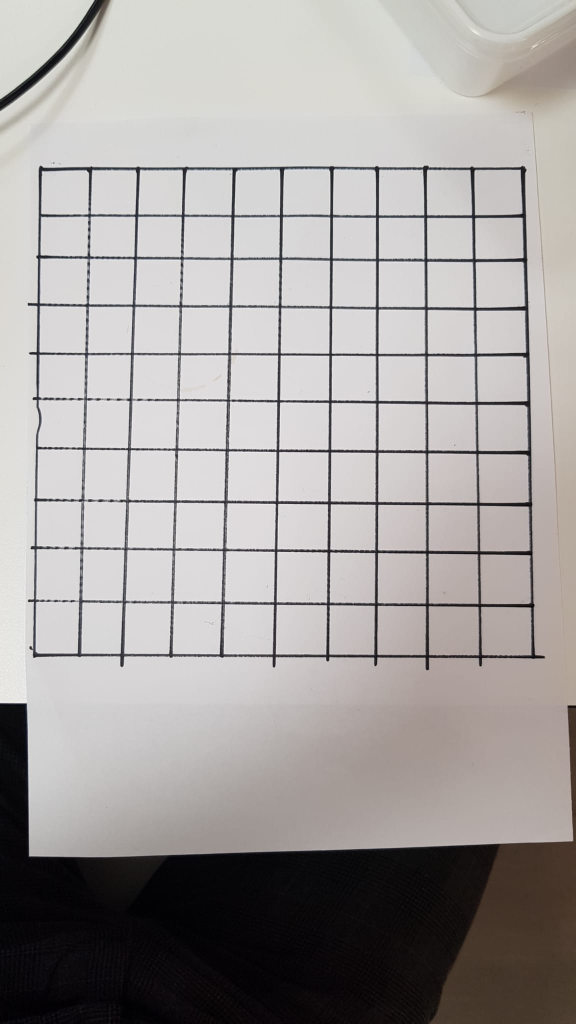
#> input picture inscan/board.jpeg, 1152 x 2048 px (shown at 1/2 size)
$ python board_detection.py
#> lines starting #> are read from the running program, lines starting #| are printed output that depends on the picture
import cv2
import math
from matplotlib.pyplot import hlines
import numpy as np
import scipy.spatial as spatial
import scipy.cluster as cluster
from scipy import ndimage
from collections import defaultdict
from statistics import mean

# # Load image
baord_original = cv2.imread('board.jpeg')
#> baord_original is the input picture: shape (2048, 1152, 3); mean B, G, R 159.5, 161, 164.8
baord_original_resized = cv2.resize(baord_original, (540, 960))
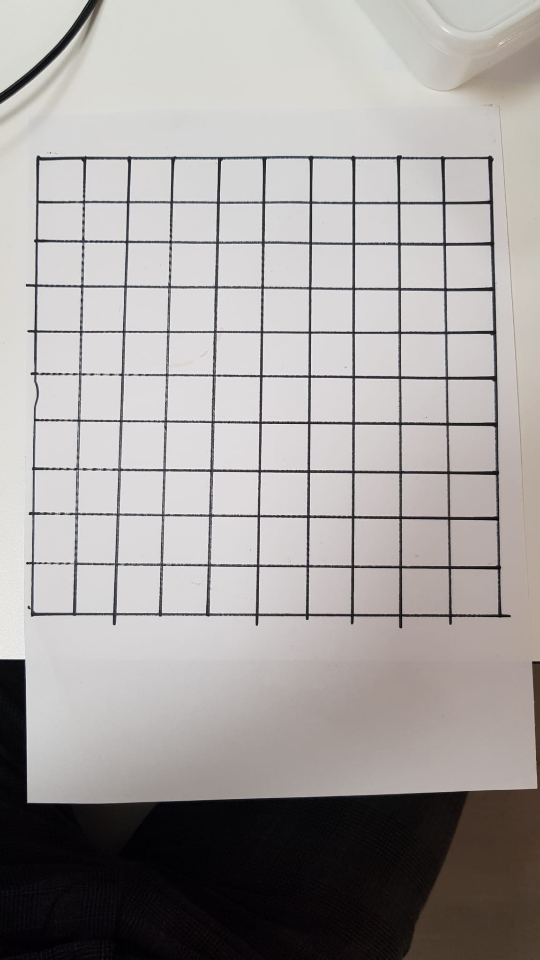
#> baord_original_resized: shape (960, 540, 3); mean B, G, R 159.5, 160.9, 164.8

# Get a 2d view of the board


def get_perspective(img, location, height=900, width=900):
    pts1 = np.float32([location[0], location[3], location[1], location[2]])
    pts2 = np.float32([[0, 0], [width, 0], [0, height], [width, height]])

    # Apply Perspective Transform Algorithm
    matrix = cv2.getPerspectiveTransform(pts1, pts2)
    result = cv2.warpPerspective(img, matrix, (width, height))
    return result

# Gray_scale + Bilateral + canny filters


def detect_board(image):
    gray_image = cv2.cvtColor(image, cv2.COLOR_BGR2GRAY)
    # gaussian_smoothed = scipy.ndimage.convolve(gray_image, gaussian_smooth_mask)
    bilateral_filtered = cv2.bilateralFilter(gray_image, 13, 20, 20)
    canny_filtered = cv2.Canny(bilateral_filtered, 30, 180)
    return canny_filtered

# Hough transformation(array)


def hough_transform(image):
    line_hough = cv2.HoughLines(image, 1, np.pi / 180, 200, None, 0, 0)
    line_hough = np.reshape(line_hough, (-1, 2))
    return line_hough


# filter the vertical and horizontal lines
def line_separator(lines):
    h_lines, v_lines = [], []
    for rho, theta in lines:
        if theta < np.pi / 4 or theta > np.pi - np.pi / 4:
            v_lines.append([rho, theta])
        else:
            h_lines.append([rho, theta])
    return h_lines, v_lines

# check the intersetion of the vertical line and het horizontal line put them in a array


def line_intersections(h_lines, v_lines):
    points = []
    for r_h, t_h in h_lines:
        for r_v, t_v in v_lines:
            a = np.array([[np.cos(t_h), np.sin(t_h)],
                         [np.cos(t_v), np.sin(t_v)]])
            b = np.array([r_h, r_v])
            inter_point = np.linalg.solve(a, b)
            points.append(inter_point)
    return np.array(points)

#  van af hier testen rest werkt
#  Cluster verzameling van intersect points
def cluster_points(points):
    dists = spatial.distance.pdist(points)
    single_linkage = cluster.hierarchy.single(dists)
    flat_clusters = cluster.hierarchy.fcluster(single_linkage, 15, 'distance')
    cluster_dict = defaultdict(list)
    for i in range(len(flat_clusters)):
        cluster_dict[flat_clusters[i]].append(points[i])
    cluster_values = cluster_dict.values()
    clusters = map(lambda arr: (np.mean(np.array(arr)[:, 0]), np.mean(
        np.array(arr)[:, 1])), cluster_values)
    return sorted(list(clusters), key=lambda k: [k[1], k[0]])

# Soortert de cluster in array om ze te gebruiken en te zeten in 2d array
def augment_points(points):
    points_shape = list(np.shape(points))
    augmented_points = []
    for row in range(int(points_shape[0] / 11)):
        start = row * 11
        end = (row * 11) + 10
        rw_points = points[start:end + 1]
        rw_y = []
        rw_x = []
        for point in rw_points:
            x, y = point
            rw_y.append(y)
            rw_x.append(x)
        y_mean = mean(rw_y)
        for i in range(len(rw_x)):
            point = (rw_x[i], y_mean)
            augmented_points.append(point)
    augmented_points = sorted(augmented_points, key=lambda k: [k[1], k[0]])
    return augmented_points

#  image cropper werkt nog niet verder naar kijken later.
def write_crop_images(img, points, img_count=0, folder_path='./Data/raw_data/'):
    num_list = []
    shape = list(np.shape(points))
    start_point = shape[0] - 14

    if int(shape[0] / 11) >= 8:
        range_num = 8
    else:
        range_num = int((shape[0] / 11) - 2)

    for row in range(range_num):
        start = start_point - (row * 11)
        end = (start_point - 8) - (row * 11)
        num_list.append(range(start, end, -1))

    for row in num_list:
        for s in row:
            # ratio_h = 2
            # ratio_w = 1
            base_len = math.dist(points[s], points[s + 1])
            bot_left, bot_right = points[s], points[s + 1]
            start_x, start_y = int(bot_left[0]), int(
                bot_left[1] - (base_len * 2))
            end_x, end_y = int(bot_right[0]), int(bot_right[1])
            if start_y < 0:
                start_y = 0
            cropped = img[start_y: end_y, start_x: end_x]
            img_count += 1
            cv2.imwrite("data/"+  str(img_count) + '.jpeg', cropped)
            # print(folder_path + 'data' + str(img_count) + '.jpeg')
    return img_count


board = detect_board(baord_original_resized)
#> in detect_board, `canny_filtered = cv2.Canny(bilateral_filtered, 30, 180)`:
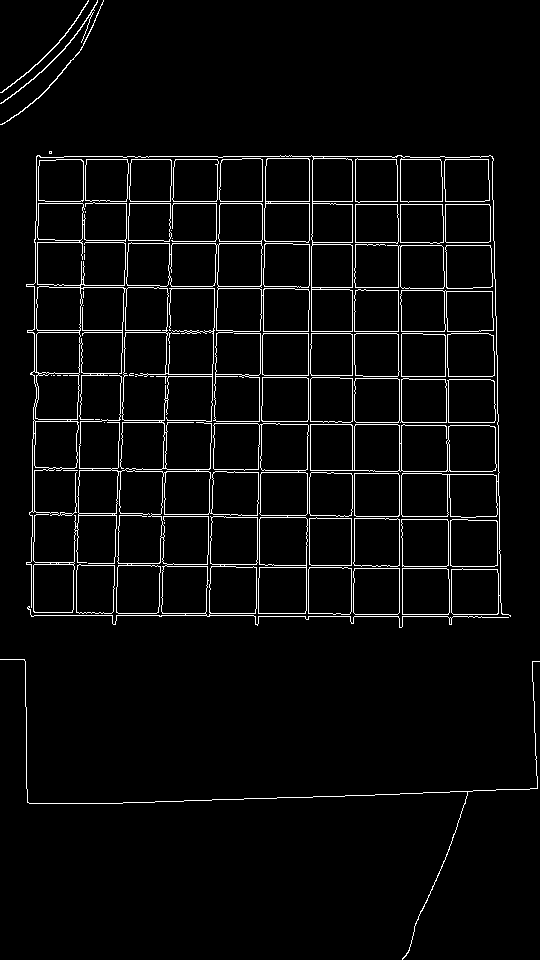
#> canny_filtered: shape (960, 540); 4% white in thin lines or dots
board_array = hough_transform(board)
#> in hough_transform, `line_hough = cv2.HoughLines(image, 1, np.pi / 180, 200, None, 0, 0)`: line_hough = 42 rows, first 8: [201, 1.57], [-441, 3.12], [156, 1.57], [266, 0.0175], [134, 0.0349], [352, 0], [159, 1.57], [283, 1.59]
#> in hough_transform, `line_hough = np.reshape(line_hough, (-1, 2))`: line_hough = 42 pairs, first value -490 to 807, second value 0 to 3.12
#> board_array has the same summary as line_hough in hough_transform

# result = hough_draw_lines(board_array, board)

h_line, v_line = line_separator(board_array)
#> the loop in line_separator, `for rho, theta in lines:` made 42 passes
#> (rho, theta) on passes 1 to 12: (201, 1.57), (-441, 3.12), (156, 1.57), (266, 0.0175), (134, 0.0349), (352, 0), (159, 1.57), (283, 1.59), (-490, 3.12), (268, 0.0175), (203, 1.57), (331, 1.57)
#> after the loop in line_separator, `for rho, theta in lines:`: h_lines = 22 items, first 6: [201, 1.57], [156, 1.57], [159, 1.57], [283, 1.59], [203, 1.57], [331, 1.57]; v_lines = [[-441, 3.12], [266, 0.0175], [134, 0.0349], [352, 0], [-490, 3.12], [268, 0.0175], [354, 0], [-439, 3.12], [136, 0.0349], [399, 0], [316, 0.0175], [309, 0], [401, 0], [41, 0.0175], [-487, 3.12], [179, 0.0349], [86, 0.0175], [-392, 3.12], [34, 0], [220, 0.0175]]
#> h_line has the same summary as h_lines in line_separator; v_line has the same summary as v_lines in line_separator
intersect_array = line_intersections(h_line, v_line)
#> the loop in line_intersections, `for r_h, t_h in h_lines:` made 22 passes
#> (r_h, t_h) on passes 1 to 12: (201, 1.57), (156, 1.57), (159, 1.57), (283, 1.59), (203, 1.57), (331, 1.57), (807, 1.54), (242, 1.57), (561, 1.59), (333, 1.57), (422, 1.57), (371, 1.59)
#> after the loop in line_intersections, `for r_h, t_h in h_lines:`: points = 440 pairs, first value 26.93 to 503.9, second value 156 to 806.6
#> intersect_array has the same summary as points in line_intersections
points = cluster_points(intersect_array)
#> in cluster_points, `single_linkage = cluster.hierarchy.single(dists)`: single_linkage = 439 rows, first 6: [412, 417, 0.0666, 2], [352, 357, 0.103, 2], [159, 259, 0.197, 2], [79, 339, 0.204, 2], [393, 398, 0.284, 2], [210, 211, 0.318, 2]
#> in cluster_points, `flat_clusters = cluster.hierarchy.fcluster(single_linkage, 15, 'distan..`: flat_clusters = 440 values, max 132 at index 124, min 1 at index 295, mean 59.05
#> points = 132 pairs, first value 30.46 to 502.4, second value 157.5 to 806.4
points = augment_points(points)
#> after the loop in augment_points, `for row in range(int(points_shape[0] / 11)):`: augmented_points = 132 pairs, first value 30.46 to 502.4, second value 157.5 to 798.5
#> points has the same summary as augmented_points in augment_points

x_list = write_crop_images(board, points, 0)
#> the loop in write_crop_images, `for row in num_list:` made 8 passes
#> pass 1, in write_crop_images, `cv2.imwrite("data/"+  str(img_count) + '.jpeg', cropped)`:
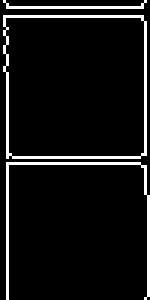
#> saved as 1.jpeg: shape (100, 50) (shown 3 times larger); 7.4% white in thin lines or dots
#> pass 1, in write_crop_images, `cv2.imwrite("data/"+  str(img_count) + '.jpeg', cropped)`:
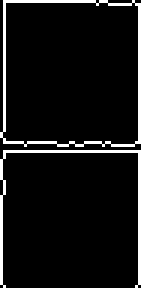
#> saved as 2.jpeg: shape (96, 47) (shown 3 times larger); 7.1% white in thin lines or dots
#> pass 1, in write_crop_images, `cv2.imwrite("data/"+  str(img_count) + '.jpeg', cropped)`:
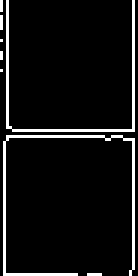
#> saved as 3.jpeg: shape (92, 46) (shown 3 times larger); 7.2% white in thin lines or dots
#> pass 1, in write_crop_images, `cv2.imwrite("data/"+  str(img_count) + '.jpeg', cropped)`:
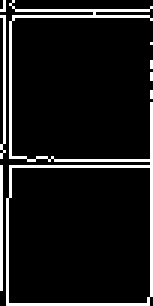
#> saved as 4.jpeg: shape (102, 51) (shown 3 times larger); 9.7% white in thin lines or dots
#> after the loop in write_crop_images, `for row in num_list:`: img_count = 64
#> x_list = 64
# print(points)
cv2.imshow("Board", board)
cv2.waitKey()
